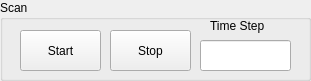
             <widget class="QGroupBox" name="groupBox_scan_ay">
              <property name="geometry">
               <rect>
                <x>0</x>
                <y>130</y>
                <width>311</width>
                <height>81</height>
               </rect>
              </property>
              <property name="title">
               <string>Scan</string>
              </property>
              <widget class="QPushButton" name="startButton">
               <property name="geometry">
                <rect>
                 <x>20</x>
                 <y>30</y>
                 <width>81</width>
                 <height>41</height>
                </rect>
               </property>
               <property name="text">
                <string>Start</string>
               </property>
              </widget>
              <widget class="QPushButton" name="stopButton">
               <property name="geometry">
                <rect>
                 <x>110</x>
                 <y>30</y>
                 <width>81</width>
                 <height>41</height>
                </rect>
               </property>
               <property name="text">
                <string>Stop</string>
               </property>
              </widget>
              <widget class="QLabel" name="timeStepValueLable">
               <property name="geometry">
                <rect>
                 <x>210</x>
                 <y>10</y>
                 <width>81</width>
                 <height>31</height>
                </rect>
               </property>
               <property name="layoutDirection">
                <enum>Qt::LeftToRight</enum>
               </property>
               <property name="text">
                <string>Time Step</string>
               </property>
              </widget>
              <widget class="QLineEdit" name="timeStepValue">
               <property name="geometry">
                <rect>
                 <x>200</x>
                 <y>40</y>
                 <width>91</width>
                 <height>31</height>
                </rect>
               </property>
              </widget>
             </widget>
